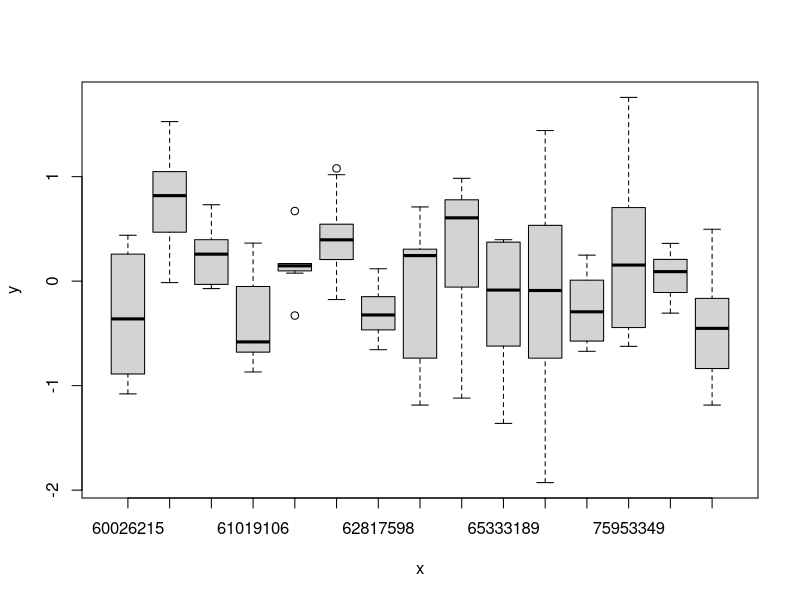
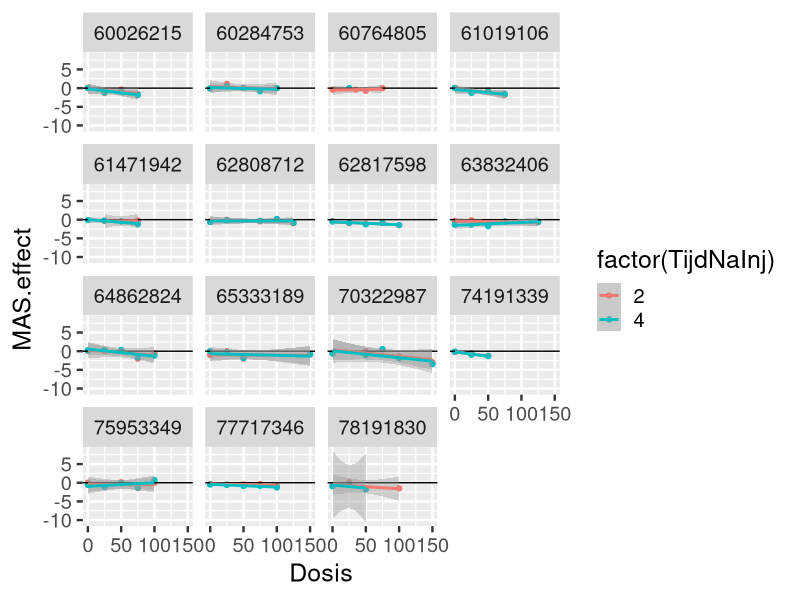

Write the R code that produced these figures, in order.
# ----------------------------------
# baclophen trials: (placebo)effects
# ----------------------------------

library(readxl)
library(lattice)
library(ggplot2)
library(lme4)

setwd('D:/Other/ITB/')

itbdata.xlsx <- read_excel("ITB trials - data-analyse.xlsx", sheet = 1)


# dataset met effecten
itb.effect.2uur <- data.frame(itbdata.xlsx, TijdNaInj = 2, MAS.effect = itbdata.xlsx$MASna2uur - itbdata.xlsx$MASvoor)
itb.effect.4uur <- data.frame(itbdata.xlsx, TijdNaInj = 4, MAS.effect = itbdata.xlsx$MASna4uur - itbdata.xlsx$MASvoor)
itb.effect <- rbind(itb.effect.2uur, itb.effect.4uur)
# dosis van de vorige dag toevoegen
itb.effect <- data.frame(itb.effect, vorigeDosis = 0)
for (i in 1:NROW(itb.effect)) {
  if (itb.effect$Dag[i] > 1) {
    vorige.dag <- itb.effect$Dag[i] - 1
    selectie <- itb.effect$EAD.nummer == itb.effect$EAD.nummer[i] & itb.effect$Dag == vorige.dag
    # rij met effect na 2 en 4 uur worden geselecteerd maar de dosis vn de vorige dag is dezelfde, vandaar mean
    itb.effect$vorigeDosis[i] <- mean(itb.effect$Dosis[selectie])
  }
}
# dosis van 2 dage eerder toevoegen
itb.effect <- data.frame(itb.effect, DosisEergisteren = 0)
for (i in 1:NROW(itb.effect)) {
  if (itb.effect$Dag[i] > 2) {
    eergisteren <- itb.effect$Dag[i] - 1
    selectie <- itb.effect$EAD.nummer == itb.effect$EAD.nummer[i] & itb.effect$Dag == eergisteren
    # rij met effect na 2 en 4 uur worden geselecteerd maar de dosis vn de vorige dag is dezelfde, vandaar mean
    itb.effect$DosisEergisteren[i] <- mean(itb.effect$Dosis[selectie])
  }
}


jpeg("Overzicht_dosis_effect_per_patient.jpg", width = 4*480, height = 2*480)
p <- ggplot(data = itb.effect, aes(x = Dosis, y = MAS.effect, colour = factor(TijdNaInj))) + geom_point() + facet_wrap( ~ EAD.nummer)
p <- p  + geom_hline(aes(yintercept=0)) + stat_smooth(method = "lm") + theme_grey(base_size = 18)
p
dev.off()

lm.itb <- lm(MAS.effect ~ Dosis + TijdNaInj + vorigeDosis + DosisEergisteren, data = itb.effect, na.action = na.exclude)
summary(lm.itb)

lm.itb <- lm(MAS.effect ~ Dosis + vorigeDosis, data = itb.effect, na.action = na.exclude)
summary(lm.itb)


lm.itb <- lm(MAS.effect ~ Dosis + vorigeDosis, data = itb.effect, na.action = na.exclude)
summary(lm.itb)

plot(factor(itb.effect$EAD.nummer), residuals(lm.itb))


itb.lme4 = lmer(MAS.effect ~ Dosis + vorigeDosis + TijdNaInj + (1 | EAD.nummer), data = itb.effect)
summary(itb.lme4)

library(car)
Anova(itb.lme4)

















